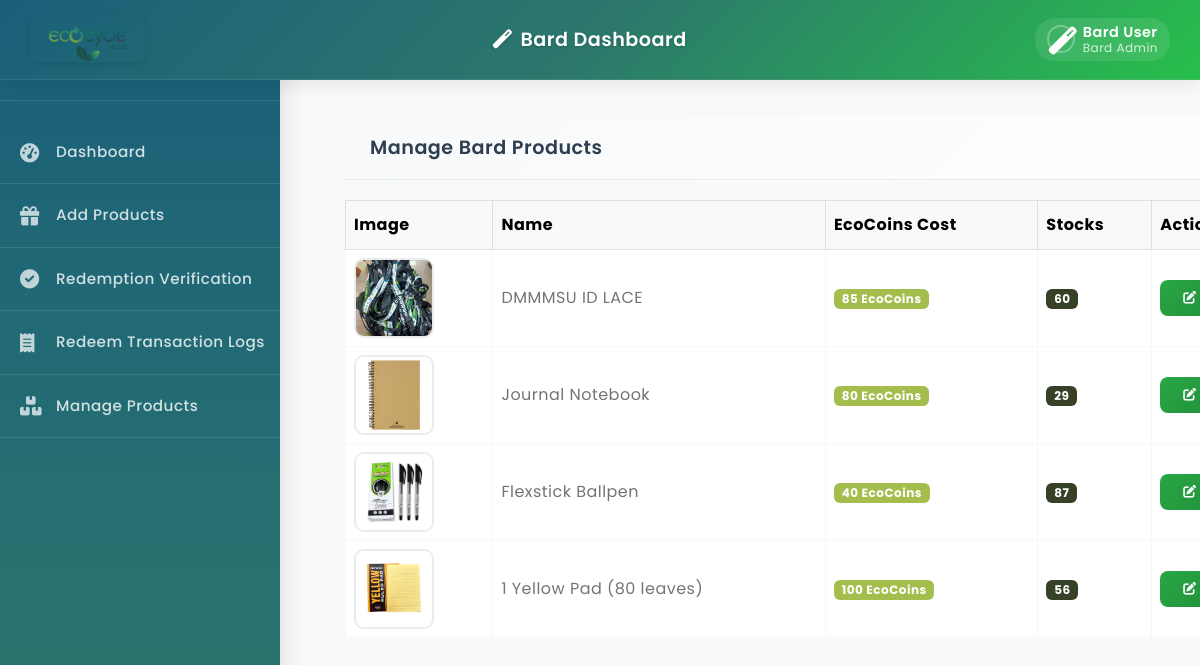
Screenshot of /admin/managebardproducts.php with the database file from the repository.
### tables this page shows
CREATE TABLE `bardproducts` (
  `id` int(11) NOT NULL AUTO_INCREMENT,
  `name` varchar(255) NOT NULL,
  `description` text DEFAULT NULL,
  `ecocoins_cost` int(11) NOT NULL,
  `stocks` int(11) NOT NULL DEFAULT 0,
  `image` varchar(255) DEFAULT NULL,
  `created_at` timestamp NOT NULL DEFAULT current_timestamp(),
  `updated_at` timestamp NOT NULL DEFAULT current_timestamp() ON UPDATE current_timestamp(),
  PRIMARY KEY (`id`)
);

### admin/managebardproducts.php (the view, shortened to what this page needs)
<?php
include '../config/database.php';
$products = [];
try {
    $stmt = $pdo->query("SELECT * FROM bardproducts ORDER BY created_at DESC");
    $products = $stmt->fetchAll();
} catch (Exception $e) {
    $error_message = $e->getMessage();
}
include 'bardheader.php';
?>
<!DOCTYPE html>
<html lang="en">
<head>
    <link href="https://cdn.jsdelivr.net/npm/bootstrap@5.3.0-alpha3/dist/css/bootstrap.min.css" rel="stylesheet">
    <link rel="stylesheet" href="https://cdnjs.cloudflare.com/ajax/libs/font-awesome/6.0.0-beta3/css/all.min.css">
    <link rel="stylesheet" type="text/css" href="../css/vendor.css">
    <link rel="stylesheet" type="text/css" href="../style.css">
</head>
<body>
<?php include 'bardsidebar.php'; ?>
<div class="main-content">
    <div class="container-fluid">
    <div class="products-card" style="background:transparent;box-shadow:none;border:none;">
            <div class="card-header">
                <h5 class="card-title">Manage Bard Products</h5>
            </div>
            <div class="card-body">
                <?php if (empty($products)): ?>
                    <div class="empty-state">
                        <i class="fas fa-box-open"></i>
                        <h4>No Products Found</h4>
                        <p>No bard products have been added yet.</p>
                    </div>
                <?php else: ?>
                <div class="table-responsive">
                    <table class="table table-bordered table-hover align-middle">
                        <thead class="table-light">
                            <tr>
                                <th>Image</th>
                                <th>Name</th>
                                <th>EcoCoins Cost</th>
                                <th>Stocks</th>
                                <th>Actions</th>
                            </tr>
                        </thead>
                        <tbody>
                        <?php foreach ($products as $product): ?>
                            <tr>
                                <td><img src="../<?php echo htmlspecialchars($product['image']); ?>" class="product-img-preview" alt="<?php echo htmlspecialchars($product['name']); ?>"></td>
                                <td><?php echo htmlspecialchars($product['name']); ?></td>
                                <td><span class="badge bg-success"><?php echo number_format($product['ecocoins_cost']); ?> EcoCoins</span></td>
                                <td><span class="badge bg-secondary"><?php echo $product['stocks']; ?></span></td>
                                <td>
                                    <button class="btn btn-edit btn-action btn-sm me-1" onclick="openEditStockModal(<?php echo $product['id']; ?>, '<?php echo htmlspecialchars(addslashes($product['name'])); ?>', <?php echo $product['stocks']; ?>, <?php echo $product['ecocoins_cost']; ?>)"><i class="fas fa-edit me-1"></i>Edit</button>
                                </td>
                            </tr>
                        <?php endforeach; ?>
                        </tbody>
                    </table>
                </div>
                <?php endif; ?>
            </div>
        </div>
    </div>
</div>
</body>
</html>

### style.css (style rules this page uses)
body { font-family: 'Poppins', sans-serif; --heading-font : "Inter", sans-serif; --bs-link-color: #333; --bs-link-hover-color:#333; --bs-link-color-rgb: 40,40,40; --bs-link-hover-color-rgb: 0,0,0; --bs-light-rgb: 248, 248, 248; --bs-font-sans-serif: "Inter", sans-serif; --bs-body-font-family: 'Poppins', sans-serif; --bs-body-font-size: 1rem; --bs-body-font-weight: 400; --bs-body-line-height: 2; --bs-body-color: #747474; --bs-primary: #6BB252; --bs-primary-rgb: 107, 178, 82; --bs-secondary: #364127; --bs-secondary-rgb: 54, 65, 39; --bs-danger: #F95F09; --bs-danger-rgb: 249, 95, 9; --bs-success: #a3be4c; --bs-success-rgb: 163, 190, 76; --bs-primary-bg-subtle: #FFF9EB; --bs-success-bg-subtle: #eef5e5; --bs-border-color: #F7F7F7; }
body { letter-spacing: 0.03em; }
h1,h2,h3,h4,h5,h6 { font-family: 'Poppins', sans-serif; color: var(--bs-dark); font-weight: 700; }
.container, .container-fluid, .container-lg, .container-md, .container-sm, .container-xl, .container-xxl { --bs-gutter-x: 3rem; }
.main-content { width: 100%; padding-left: 0; padding-right: 0; }

### admin/bardheader.php (style rules this page uses)
body { padding-top: 80px; font-family: 'Poppins', sans-serif; background-color: #f8f9fa; }

### admin/managebardproducts.php (style rules this page uses)
html, body { overflow-x: hidden; }
body { background-color: #f8f9fa; font-family: 'Poppins', sans-serif; }
.main-content { margin-left: 280px; padding: 20px; min-height: 100vh; background-color: #f8f9fa; width: 100%; }
.container-fluid { max-width: 1200px; margin-left: 25px; margin-right: auto; padding: 0 20px; margin-top: 1rem; box-sizing: border-box; }
.products-card { background: transparent; border-radius: 0; box-shadow: none; border: none; overflow: visible; }
.card-header { background: linear-gradient(135deg, #f8f9fa 0%, #ffffff 100%); border-bottom: 1px solid #e9ecef; padding: 20px 25px; border-radius: 15px 15px 0 0; }
.card-title { font-size: 1.2rem; font-weight: 600; color: #2c3e50; margin: 0; }
.product-img-preview { height: 80px; object-fit: cover; width: 80px; border-radius: 10px; border: 2px solid #e9ecef; }
.btn-action { padding: 8px 15px; font-size: 0.8rem; border-radius: 8px; min-width: 90px; display: inline-flex; align-items: center; justify-content: center; gap: 4px; }
.btn-edit.btn-action { background: linear-gradient(135deg, #28a745 0%, #218838 100%); color: #fff; border: none; }
.table-responsive { margin-top: 20px; }
td, th { vertical-align: middle !important; }

### rows the page displays
bardproducts: image (picture), name "DMMMSU ID LACE", ecocoins_cost "85", stocks "60"
bardproducts: image (picture), name "Journal Notebook", ecocoins_cost "80", stocks "29"
bardproducts: image (picture), name "Flexstick Ballpen", ecocoins_cost "40", stocks "87"
bardproducts: image (picture), name "1 Yellow Pad (80 leaves)", ecocoins_cost "100", stocks "56"
